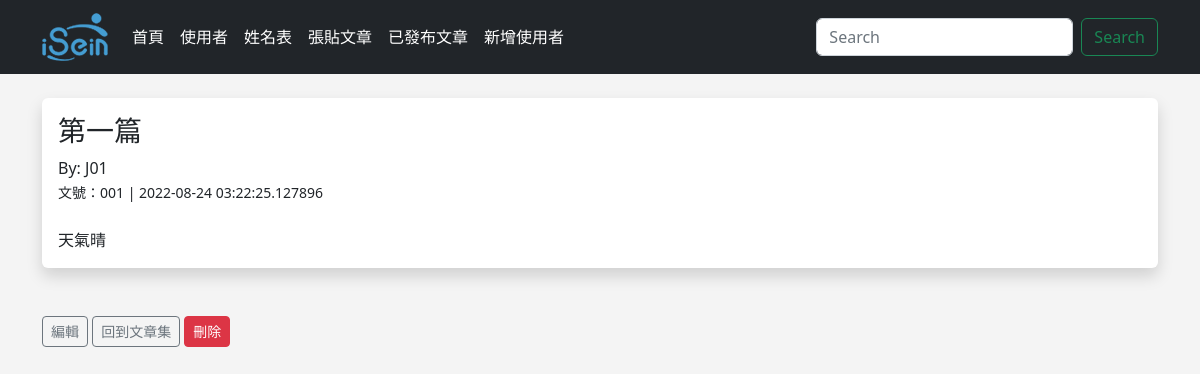
/posts/1, run on the app's committed database.
### app.py (models this page shows)
class Posts(db.Model):
    id = db.Column(db.Integer, primary_key=True)
    title = db.Column(db.String(255))
    content = db.Column(db.Text)
    author = db.Column(db.String(255))
    date_posted = db.Column(db.DateTime, default=datetime.utcnow)
    slug = db.Column(db.String(255))

### app.py (the view)
@app.route('/posts/<int:id>')
def post(id):
    post=Posts.query.get_or_404(id)
    return render_template('post.html', post=post)

### templates/post.html (shortened to what this page needs)
{% extends 'base.html' %}
{% block content %}
    <div class="shadow p-3 mb-5 bg-body rounded">
        <h3>{{ post.title }}</h3>
        By: {{ post.author }}<br/>
        <small>文號：{{ post.slug }} | {{ post.date_posted }}</small><br/>
        <br/>
        {{ post.content }}
    </div>
    <a href="{{ url_for('edit_post', id=post.id)}}" class="btn btn-outline-secondary btn-sm">編輯</a>
    <a href="{{ url_for('posts')}}" class="btn btn-outline-secondary btn-sm">回到文章集</a>
    <a href="{{ url_for('delete_post', id=post.id)}}" class="btn btn-danger btn-sm">刪除</a>
    <br/>
{% endblock %}

### static/css/style.css (style rules this page uses)
body { background: #f4f4f4f0; }

### data on the page
Posts: title "第一篇", author "J01", slug "001", date_posted "2022-08-24 03:22:25.127896", content "天氣晴"
